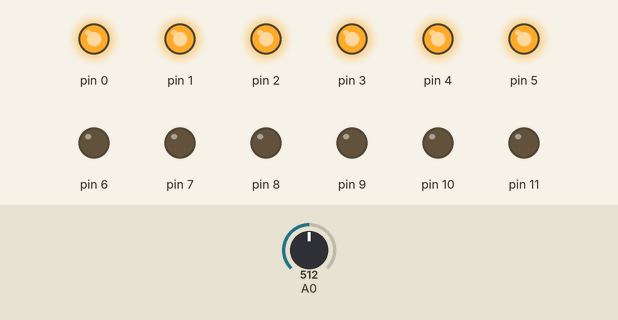
This sketch was run on a simulated Arduino Uno, built with avr-gcc and run on an emulated ATmega328P. On the bench: output pins drawn as LEDs (lit = HIGH). Inputs (shaded band) come from the test bench; at power-on: A0 = 512.

Above: at 1.2 s.
1.3 s: A0 set to 534
At 2.5 s:
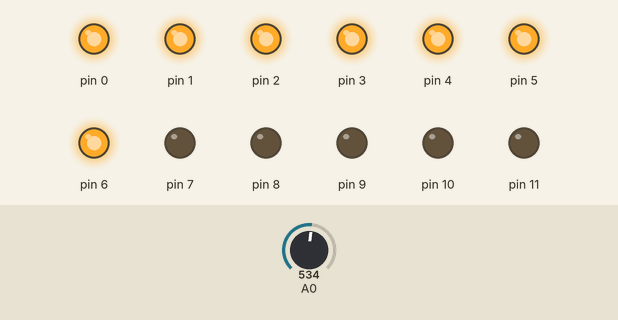
2.8 s: A0 set to 565
4.3 s: A0 set to 586
At 4.7 s:
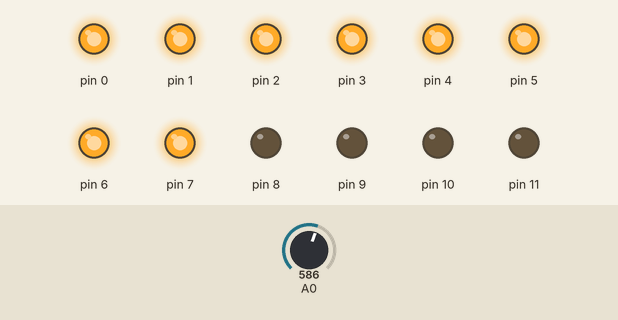
5.8 s: A0 set to 619
7.3 s: A0 set to 637
At 8.2 s:
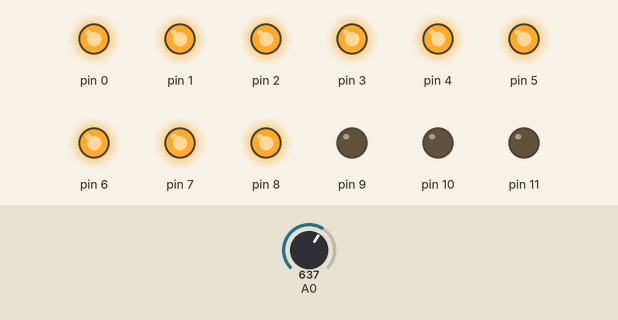
8.8 s: A0 set to 511
At 9.4 s:
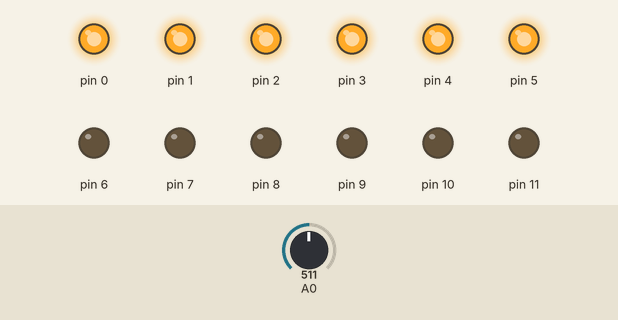
Timing chart, 0 to 11.3 s (numbered marks = the images above; inputs shaded):
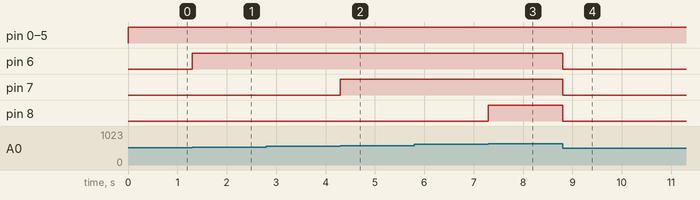

Measured:
- the behaviour switches between 521 and 522 on A0 (found by bisection; images 0 and 1)
- the behaviour switches between 574 and 575 on A0 (found by bisection; images 1 and 2)
- the behaviour switches between 628 and 629 on A0 (found by bisection; images 2 and 3)
- after the input at 1.3 s, pin 6: LOW → HIGH at once
- after the input at 2.8 s, every drawn part: stays the same
- after the input at 4.3 s, pin 7: LOW → HIGH at once
- after the input at 5.8 s, every drawn part: stays the same
- after the input at 7.3 s, pin 8: LOW → HIGH at once
- after the input at 8.8 s, pin 6–8: HIGH → LOW at once

The sketch:

led-uno_soune.ino
```cpp
void setup()
{
  pinMode(A0, INPUT);
  for(int z = 0; z < 12; z++)
  {
    pinMode(z, OUTPUT);
  }
}

void loop()
{
  int volume = analogRead(A0);
  volume = map(volume, 200, 950, 0, 14);
  for(int a = 0; a < 13; a++)
  {
    if(volume >= a)
    {
      digitalWrite(a, HIGH);
    }
    else
    {
      digitalWrite(a, LOW);
    }
  }
}
```
